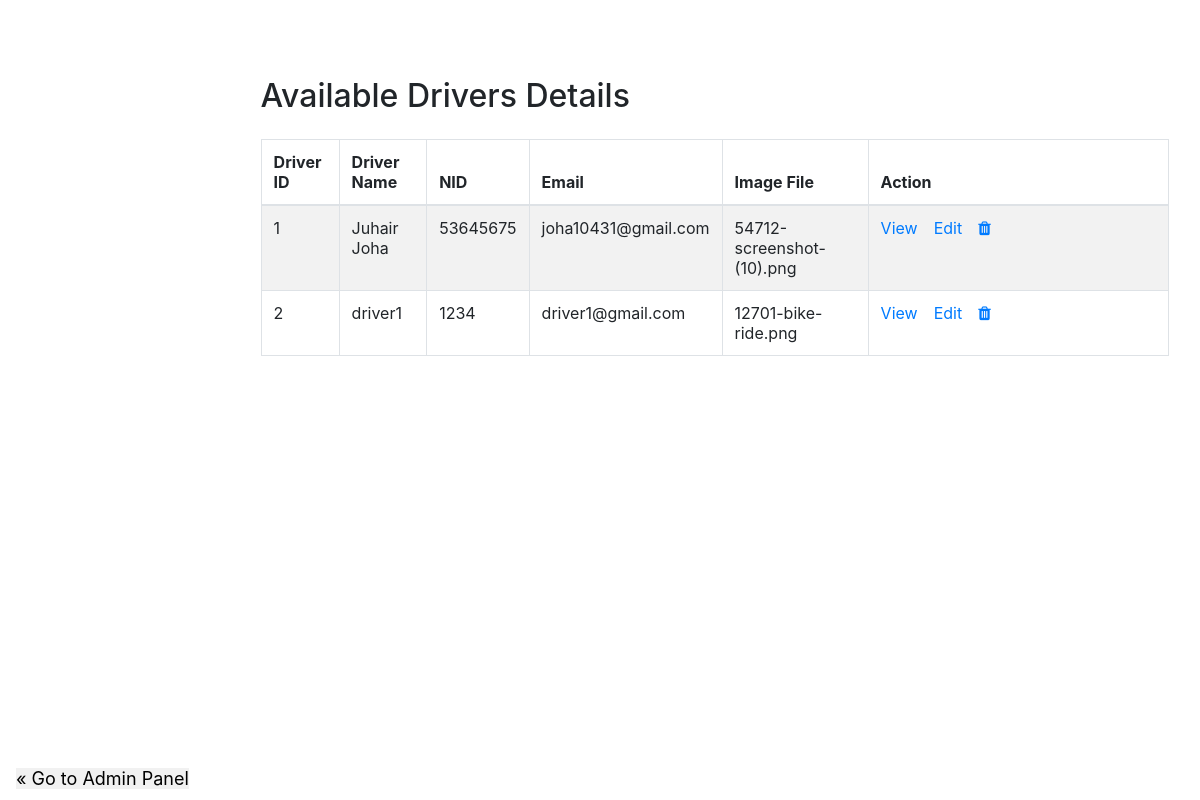
Screenshot of /availabledriver.php with the database file from the repository.
### tables this page shows
CREATE TABLE `driver_registration` (
  `ID` int(11) NOT NULL,
  `Name` varchar(100) NOT NULL,
  `NID` varchar(100) NOT NULL,
  `Email` varchar(100) NOT NULL,
  `Password` varchar(100) NOT NULL,
  `File` varchar(100) NOT NULL
);

### availabledriver.php (the view, shortened to what this page needs)
<!DOCTYPE html>
<html lang="en">
<head>
    <link rel="stylesheet" href="https://stackpath.bootstrapcdn.com/bootstrap/4.5.2/css/bootstrap.min.css">
    <link rel="stylesheet" href="https://maxcdn.bootstrapcdn.com/font-awesome/4.7.0/css/font-awesome.min.css">
</head>
<body>
    <div class="lnav">
    </div>
    <div class="wrapper">
        <div class="container-fluid">
            <div class="row">
                <div class="col-md-12">
                    <div class="mt-5 mb-3 clearfix">
                        <h2 class="pull-left">Available Drivers Details</h2>
                    </div>
                    <?php
                    require_once "config.php";
                    $sql = "SELECT * FROM driver_registration";
                    if($result = mysqli_query($link, $sql)){
                        if(mysqli_num_rows($result) > 0){
                            echo '<table class="table table-bordered table-striped">';
                                echo "<thead>";
                                    echo "<tr>";
                                        echo "<th>Driver ID</th>";
                                        echo "<th>Driver Name</th>";
                                        echo "<th>NID</th>";
                                        echo "<th>Email</th>";
                                        echo "<th>Image File</th>";
                                        echo "<th>Action</th>";
                                    echo "</tr>";
                                echo "</thead>";
                                echo "<tbody>";
                                while($row = mysqli_fetch_array($result)){
                                    echo "<tr>";
                                        echo "<td>" . $row['ID'] . "</td>";
                                        echo "<td>" . $row['Name'] . "</td>";
                                        echo "<td>" . $row['NID'] . "</td>";
                                        echo "<td>" . $row['Email'] . "</td>";
                                        echo "<td>" . $row['File'] . "</td>";
                                        echo "<td>";
                                            echo '<a href="readbookigs.php? ID='. $row['ID'] .'" class="mr-3" title="View Record" data-toggle="tooltip"><span>View</span></a>';
                                            echo '<a href="updatebooking.php? ID='. $row['ID'] .'" class="mr-3" title="Update Record" data-toggle="tooltip"><span>Edit</span></a>';
                                            echo '<a href="deletebooking.php? ID='. $row['ID'] .'" title="Delete Record" data-toggle="tooltip"><span class="fa fa-trash"></span></a>';
                                        echo "</td>";
                                    echo "</tr>";
                                }
                                echo "</tbody>";
                            echo "</table>";
                        } else{
                            echo '<div class="alert alert-danger"><em>No records were found.</em></div>';
                        }
                    } else{
                        echo "Oops! Something went wrong. Please try again later.";
                    }
                    ?>
                </div>
            </div>
        </div>
    </div>
    <div>
        <div class="bottomleft">
        <a href="admin.php" class="previous">&laquo; Go to Admin Panel</a>
        </div>
    </div>
</body>
</html>

### availabledriver.php (style rules this page uses)
.wrapper { float:left; border: 5px solid white; width: 79%; height: 481px; }
.lnav { float: left; border: 2px ; width: 20.05%; height: 481px; }
.bottomleft { position: absolute; bottom: 8px; left: 16px; font-size: 18px; color: black; }
.previous { background-color: #f1f1f1; color: black; }
table tr td:last-child { width: 300px; }

### rows the page displays
driver_registration: ID "1", Name "Juhair Joha", NID "53645675", Email "joha10431@gmail.com", File "54712-screenshot-(10).png"
driver_registration: ID "2", Name "driver1", NID "1234", Email "driver1@gmail.com", File "12701-bike-ride.png"
